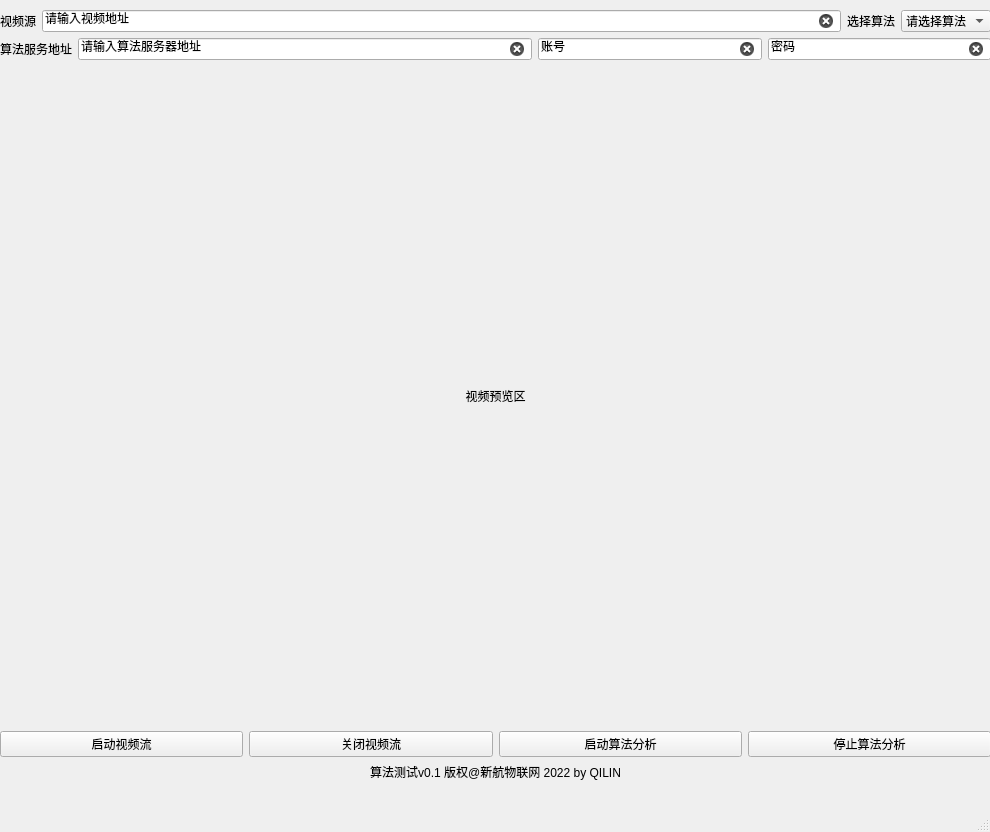
<?xml version="1.0" encoding="UTF-8"?>
<ui version="4.0">
 <class>MainWindow</class>
 <widget class="QMainWindow" name="MainWindow">
  <property name="geometry">
   <rect>
    <x>0</x>
    <y>0</y>
    <width>990</width>
    <height>832</height>
   </rect>
  </property>
  <property name="windowTitle">
   <string>MainWindow</string>
  </property>
  <widget class="QWidget" name="centralwidget">
   <widget class="QWidget" name="verticalLayoutWidget">
    <property name="geometry">
     <rect>
      <x>0</x>
      <y>10</y>
      <width>991</width>
      <height>771</height>
     </rect>
    </property>
    <layout class="QVBoxLayout" name="mainLayout">
     <item>
      <layout class="QHBoxLayout" name="videoLayout">
       <item>
        <widget class="QLabel" name="videoText">
         <property name="text">
          <string>视频源</string>
         </property>
        </widget>
       </item>
       <item>
        <widget class="QLineEdit" name="videoSource">
         <property name="text">
          <string>请输入视频地址</string>
         </property>
         <property name="clearButtonEnabled">
          <bool>true</bool>
         </property>
        </widget>
       </item>
       <item>
        <widget class="QLabel" name="chooseText">
         <property name="text">
          <string>选择算法</string>
         </property>
        </widget>
       </item>
       <item>
        <widget class="QComboBox" name="algorithmList">
         <item>
          <property name="text">
           <string>请选择算法</string>
          </property>
         </item>
        </widget>
       </item>
      </layout>
     </item>
     <item>
      <layout class="QHBoxLayout" name="serviceLayout">
       <item>
        <widget class="QLabel" name="serviceUrlText">
         <property name="text">
          <string>算法服务地址</string>
         </property>
        </widget>
       </item>
       <item>
        <widget class="QLineEdit" name="serviceUrl">
         <property name="text">
          <string>请输入算法服务器地址</string>
         </property>
         <property name="clearButtonEnabled">
          <bool>true</bool>
         </property>
        </widget>
       </item>
       <item>
        <layout class="QHBoxLayout" name="accountLayout">
         <item>
          <widget class="QLineEdit" name="username">
           <property name="text">
            <string>账号</string>
           </property>
           <property name="clearButtonEnabled">
            <bool>true</bool>
           </property>
          </widget>
         </item>
         <item>
          <widget class="QLineEdit" name="password">
           <property name="text">
            <string>密码</string>
           </property>
           <property name="clearButtonEnabled">
            <bool>true</bool>
           </property>
          </widget>
         </item>
        </layout>
       </item>
      </layout>
     </item>
     <item>
      <widget class="QLabel" name="video">
       <property name="text">
        <string>视频预览区</string>
       </property>
       <property name="alignment">
        <set>Qt::AlignCenter</set>
       </property>
      </widget>
     </item>
     <item>
      <layout class="QHBoxLayout" name="buttonsLayout">
       <item>
        <widget class="QPushButton" name="openVideo">
         <property name="text">
          <string>启动视频流</string>
         </property>
        </widget>
       </item>
       <item>
        <widget class="QPushButton" name="closeVideo">
         <property name="text">
          <string>关闭视频流</string>
         </property>
        </widget>
       </item>
       <item>
        <widget class="QPushButton" name="startAnalyze">
         <property name="text">
          <string>启动算法分析</string>
         </property>
        </widget>
       </item>
       <item>
        <widget class="QPushButton" name="stopAnalyze">
         <property name="text">
          <string>停止算法分析</string>
         </property>
        </widget>
       </item>
      </layout>
     </item>
     <item>
      <widget class="QLabel" name="description">
       <property name="sizePolicy">
        <sizepolicy hsizetype="Preferred" vsizetype="Maximum">
         <horstretch>0</horstretch>
         <verstretch>0</verstretch>
        </sizepolicy>
       </property>
       <property name="text">
        <string>算法测试v0.1 版权@新航物联网 2022 by QILIN</string>
       </property>
       <property name="alignment">
        <set>Qt::AlignCenter</set>
       </property>
      </widget>
     </item>
    </layout>
   </widget>
  </widget>
  <widget class="QMenuBar" name="menubar">
   <property name="geometry">
    <rect>
     <x>0</x>
     <y>0</y>
     <width>990</width>
     <height>24</height>
    </rect>
   </property>
  </widget>
  <widget class="QStatusBar" name="statusbar"/>
 </widget>
 <resources/>
 <connections/>
</ui>
